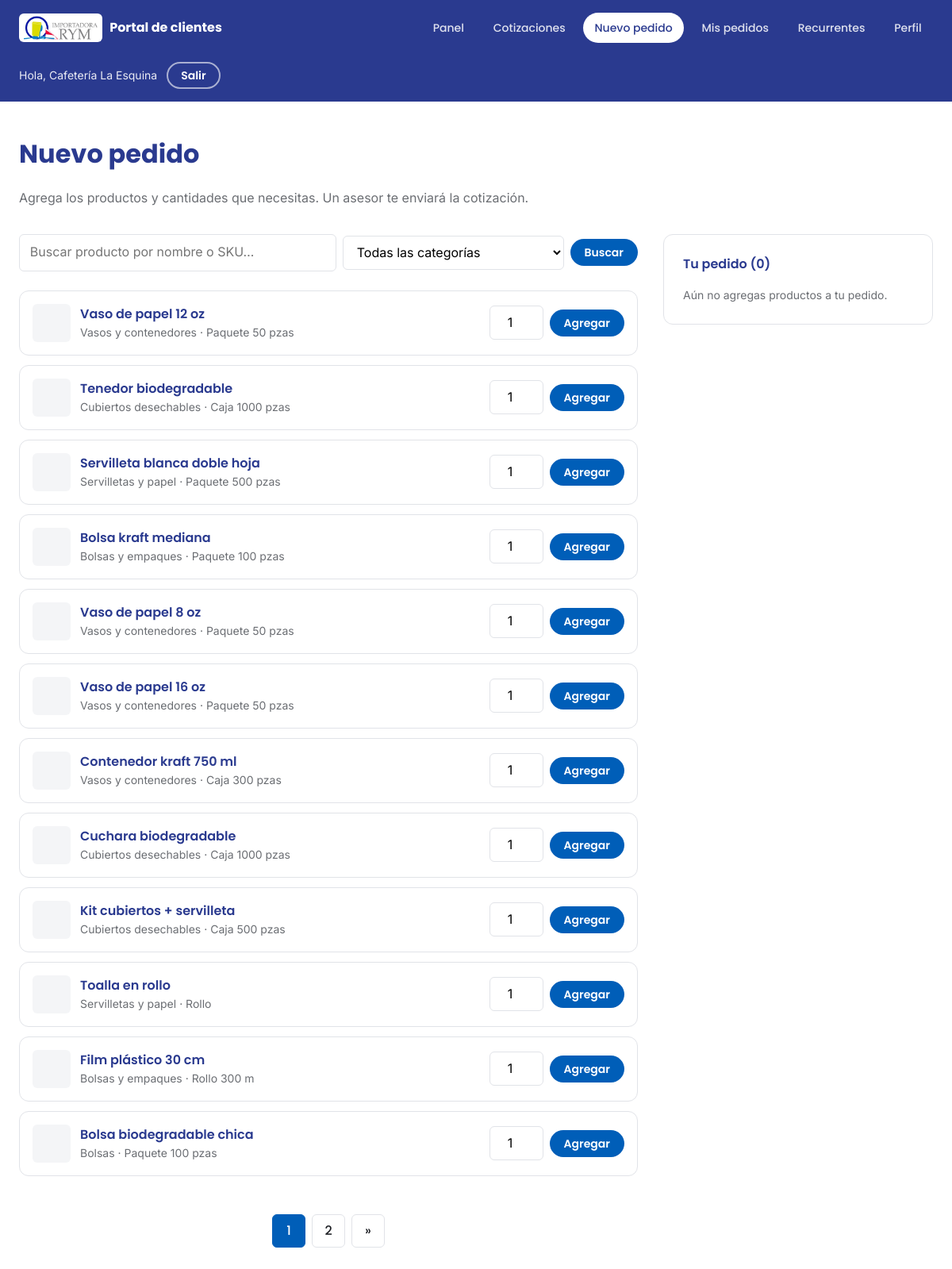
Page /portal/pedidos/nuevo (signed in) on the committed database.
### tables this page shows
CREATE TABLE `usuarios` (
  `id` int(10) unsigned NOT NULL AUTO_INCREMENT,
  `nombre` varchar(120) NOT NULL,
  `email` varchar(191) NOT NULL,
  `password` varchar(255) NOT NULL,
  `rol_id` int(10) unsigned DEFAULT NULL,
  `empresa` varchar(150) DEFAULT NULL,
  `telefono` varchar(30) DEFAULT NULL,
  `rfc` varchar(20) DEFAULT NULL,
  `clave_sae` varchar(30) DEFAULT NULL,
  `clave_vendedor` varchar(20) DEFAULT NULL,
  `comision` decimal(5,2) DEFAULT NULL,
  `vendedor_id` int(10) unsigned DEFAULT NULL,
  `activo` tinyint(1) NOT NULL DEFAULT 1,
  `aprobado` tinyint(1) NOT NULL DEFAULT 0,
  `email_verificado_en` datetime DEFAULT NULL,
  `verificacion_token` varchar(64) DEFAULT NULL,
  `verificacion_expira_en` timestamp NULL DEFAULT NULL,
  `last_login_at` timestamp NULL DEFAULT NULL,
  `created_at` timestamp NOT NULL DEFAULT current_timestamp(),
  `updated_at` timestamp NOT NULL DEFAULT current_timestamp() ON UPDATE current_timestamp(),
  PRIMARY KEY (`id`),
  UNIQUE KEY `uq_usuarios_email` (`email`),
  KEY `idx_usuarios_rol_id` (`rol_id`),
  KEY `idx_usuarios_vendedor` (`vendedor_id`),
  CONSTRAINT `fk_usuarios_rol` FOREIGN KEY (`rol_id`) REFERENCES `roles` (`id`) ON DELETE SET NULL ON UPDATE CASCADE,
  CONSTRAINT `fk_usuarios_vendedor` FOREIGN KEY (`vendedor_id`) REFERENCES `usuarios` (`id`) ON DELETE SET NULL ON UPDATE CASCADE
);

CREATE TABLE `productos` (
  `id` int(10) unsigned NOT NULL AUTO_INCREMENT,
  `categoria_id` int(10) unsigned DEFAULT NULL,
  `nombre` varchar(150) NOT NULL,
  `slug` varchar(180) NOT NULL,
  `descripcion` text DEFAULT NULL,
  `sku` varchar(60) DEFAULT NULL,
  `clave_sae` varchar(30) DEFAULT NULL,
  `esquema_impuestos` smallint(5) unsigned DEFAULT NULL,
  `precio` decimal(10,2) DEFAULT NULL,
  `unidad` varchar(40) DEFAULT NULL,
  `imagen` varchar(255) DEFAULT NULL,
  `destacado` tinyint(1) NOT NULL DEFAULT 0,
  `personalizable` tinyint(1) NOT NULL DEFAULT 0,
  `activo` tinyint(1) NOT NULL DEFAULT 1,
  `orden` int(11) NOT NULL DEFAULT 0,
  `created_at` timestamp NOT NULL DEFAULT current_timestamp(),
  `updated_at` timestamp NOT NULL DEFAULT current_timestamp() ON UPDATE current_timestamp(),
  PRIMARY KEY (`id`),
  UNIQUE KEY `uq_productos_slug` (`slug`),
  KEY `idx_productos_categoria` (`categoria_id`),
  KEY `idx_productos_sku` (`sku`),
  CONSTRAINT `fk_productos_categoria` FOREIGN KEY (`categoria_id`) REFERENCES `categorias` (`id`) ON DELETE SET NULL ON UPDATE CASCADE
);

CREATE TABLE `categorias` (
  `id` int(10) unsigned NOT NULL AUTO_INCREMENT,
  `categoria_padre_id` int(10) unsigned DEFAULT NULL,
  `nombre` varchar(120) NOT NULL,
  `slug` varchar(150) NOT NULL,
  `descripcion` varchar(255) DEFAULT NULL,
  `imagen` varchar(255) DEFAULT NULL,
  `orden` int(11) NOT NULL DEFAULT 0,
  `activo` tinyint(1) NOT NULL DEFAULT 1,
  `created_at` timestamp NOT NULL DEFAULT current_timestamp(),
  `updated_at` timestamp NOT NULL DEFAULT current_timestamp() ON UPDATE current_timestamp(),
  PRIMARY KEY (`id`),
  UNIQUE KEY `uq_categorias_slug` (`slug`),
  KEY `idx_categorias_padre` (`categoria_padre_id`),
  CONSTRAINT `fk_categorias_padre` FOREIGN KEY (`categoria_padre_id`) REFERENCES `categorias` (`id`) ON DELETE SET NULL ON UPDATE CASCADE
);

### app/Views/portal/pedido_nuevo.php (the view, shortened to what the rows shown need)
<?php
$productos = $productos ?? [];
$carrito   = $carrito ?? [];
?>
<h1 class="portal-title">Nuevo pedido</h1>
<p class="text-muted mb-8">Agrega los productos y cantidades que necesitas. Un asesor te enviará la cotización.</p>
<div class="order-grid">
    <div>
        <?php require APP_PATH . '/Views/partials/portal_filtros.php'; ?>
        <?php if ($productos): ?>
            <?php foreach ($productos as $p): ?>
                <div class="order-item">
                    <div class="order-item__main">
                        <?php $imagen = $p['imagen'] ?? null; require APP_PATH . '/Views/partials/order_item_img.php'; ?>
                        <div class="order-item__info">
                            <div class="order-item__name"><?= e($p['nombre']) ?></div>
                            <div class="order-item__meta">
                                <?= e($p['categoria'] ?? '') ?><?= !empty($p['unidad']) ? ' · ' . e($p['unidad']) : '' ?><?= !empty($p['minimo_efectivo']) ? ' · mín. ' . (int) $p['minimo_efectivo'] . ' pzas' : '' ?>
                            </div>
                        </div>
                    </div>
                    <form class="qty-form" method="post" action="<?= url('/portal/carrito/agregar') ?>">
                        <input type="number" name="cantidad" value="1" min="1" aria-label="Cantidad de <?= e($p['nombre']) ?>">
                        <button class="btn btn--primary btn--sm" type="submit">Agregar</button>
                    </form>
                </div>
            <?php endforeach; ?>
        <?php else: ?>
            <p class="empty-state"><?= ($q ?? '') !== '' || ($catActual ?? '') !== '' ? 'No se encontraron productos con ese criterio.' : 'No hay productos disponibles por el momento.' ?></p>
        <?php endif; ?>
        <?php
        require APP_PATH . '/Views/partials/pagination.php';
        ?>
    </div>
    <aside class="cart">
        <div class="cart__title">Tu pedido (<?= count($carrito) ?>)</div>
        <?php if ($carrito): ?>
            <?php foreach ($carrito as $c): ?>
                <div class="cart__item">
                    <div class="order-item__main">
                        <?php $imagen = $c['imagen'] ?? null; require APP_PATH . '/Views/partials/order_item_img.php'; ?>
                        <div class="order-item__info">
                            <div class="order-item__name"><?= e($c['nombre']) ?></div>
                            <div class="order-item__meta"><?= (int) $c['cantidad'] ?><?= $c['unidad'] !== '' ? ' × ' . e($c['unidad']) : ' pza(s)' ?></div>
                        </div>
                    </div>
                    <form method="post" action="<?= url('/portal/carrito/quitar') ?>">
                        <?= csrf_field() ?>
                        <input type="hidden" name="producto_id" value="<?= (int) $c['id'] ?>">
                        <button class="btn btn--outline btn--sm" type="submit" aria-label="Quitar <?= e($c['nombre']) ?>">Quitar</button>
                    </form>
                </div>
            <?php endforeach; ?>
            <a href="<?= url('/portal/pedidos/confirmar') ?>" class="btn btn--accent btn--block mt-6">Revisar y confirmar</a>
        <?php else: ?>
            <p class="cart__empty">Aún no agregas productos a tu pedido.</p>
        <?php endif; ?>
    </aside>
</div>

### app/Views/partials/order_item_img.php
<?php
$imagen = $imagen ?? null;
?>
<?php if ($imagen): ?>
    <img class="order-item__img" src="<?= e(asset($imagen)) ?>" alt="" loading="lazy" width="48" height="48">
<?php else: ?>
    <span class="order-item__img order-item__img--empty" aria-hidden="true"></span>
<?php endif; ?>

### app/Core/Router.php (shortened to what the rows shown need)
<?php
class Router
{
    protected array $routes = [];
    protected function add(string $method, string $path, $action): void
    {
        $path = '/' . trim($path, '/');
        $this->routes[$method][$path] = $action;
    }
    public function dispatch(string $method, string $uri)
    {
        $uri    = '/' . trim($uri, '/');
        $method = strtoupper($method);
        foreach ($this->routes[$method] ?? [] as $route => $action) {
            $pattern = preg_replace('#\{[a-zA-Z_][a-zA-Z0-9_]*\}#', '([^/]+)', $route);
            $pattern = '#^' . $pattern . '$#';
            if (preg_match($pattern, $uri, $matches)) {
                array_shift($matches);
                $matches = array_map('rawurldecode', $matches);
                return $this->callAction($action, $matches);
            }
        }
        return $this->notFound();
    }
    protected function callAction($action, array $params)
    {
        if (is_array($action)) {
            [$class, $method] = $action;
            return call_user_func_array([new $class(), $method], $params);
        }
        throw new \InvalidArgumentException('Acción de ruta no válida.');
    }
}

### app/Views/layouts/portal.php (shortened to what the rows shown need)
<?php
$active  = $active ?? '';
$usuario = $usuario ?? [];
?>
<!DOCTYPE html>
<html lang="es" data-base="<?= e(base_url('/')) ?>">
<head>
    <?= css_bundle('portal') ?>
</head>
<body>
    <header class="portal-header">
        <div class="container portal-header__inner">
            <a class="portal-brand" href="<?= url('/portal') ?>">
                <img src="<?= asset('assets/img/logos/importadorarym.jpg') ?>" alt="Importadora RYM" width="284" height="92">
                Portal de clientes
            </a>
            <nav class="portal-nav" id="portalNav" aria-label="Navegación del portal">
                <a class="portal-nav__link <?= $active === 'inicio' ? 'is-active' : '' ?>" href="<?= url('/portal') ?>">Panel</a>
                <a class="portal-nav__link <?= $active === 'cotizar' ? 'is-active' : '' ?>" href="<?= url('/portal/cotizaciones') ?>">Cotizaciones</a>
                <?php if ((int) ($usuario['aprobado'] ?? 0) === 1): ?>
                    <a class="portal-nav__link <?= $active === 'nuevo' ? 'is-active' : '' ?>" href="<?= url('/portal/pedidos/nuevo') ?>">Nuevo pedido</a>
                    <a class="portal-nav__link <?= $active === 'pedidos' ? 'is-active' : '' ?>" href="<?= url('/portal/pedidos') ?>">Mis pedidos</a>
                    <a class="portal-nav__link <?= $active === 'recurrentes' ? 'is-active' : '' ?>" href="<?= url('/portal/recurrentes') ?>">Recurrentes</a>
                <?php endif; ?>
                <a class="portal-nav__link <?= $active === 'perfil' ? 'is-active' : '' ?>" href="<?= url('/portal/perfil') ?>">Perfil</a>
            </nav>
            <div class="portal-header__actions">
                <div class="portal-user">
                    <span class="portal-user__name">Hola, <?= e($usuario['nombre'] ?? '') ?></span>
                    <form method="post" action="<?= url('/portal/logout') ?>">
                        <button type="submit" class="btn btn--ghost btn--sm">Salir</button>
                    </form>
                </div>
            </div>
        </div>
    </header>
    <main class="portal-main">
        <div class="container">
            <?= $content ?? '' ?>
        </div>
    </main>
</body>
</html>

### rows in the picture
usuarios: nombre "Cafetería La Esquina"
productos: nombre "Vaso de papel 12 oz", categoria.nombre "Vasos y contenedores", unidad "Paquete 50 pzas"
productos: nombre "Tenedor biodegradable", categoria.nombre "Cubiertos desechables", unidad "Caja 1000 pzas"
productos: nombre "Servilleta blanca doble hoja", categoria.nombre "Servilletas y papel", unidad "Paquete 500 pzas"
productos: nombre "Bolsa kraft mediana", categoria.nombre "Bolsas y empaques", unidad "Paquete 100 pzas"
productos: nombre "Vaso de papel 8 oz", categoria.nombre "Vasos y contenedores", unidad "Paquete 50 pzas"
productos: nombre "Vaso de papel 16 oz", categoria.nombre "Vasos y contenedores", unidad "Paquete 50 pzas"
productos: nombre "Contenedor kraft 750 ml", categoria.nombre "Vasos y contenedores", unidad "Caja 300 pzas"
productos: nombre "Cuchara biodegradable", categoria.nombre "Cubiertos desechables", unidad "Caja 1000 pzas"
productos: nombre "Kit cubiertos + servilleta", categoria.nombre "Cubiertos desechables", unidad "Caja 500 pzas"
productos: nombre "Toalla en rollo", categoria.nombre "Servilletas y papel", unidad "Rollo"
productos: nombre "Film plástico 30 cm", categoria.nombre "Bolsas y empaques", unidad "Rollo 300 m"
productos: nombre "Bolsa biodegradable chica", categoria.nombre "Bolsas", unidad "Paquete 100 pzas"
